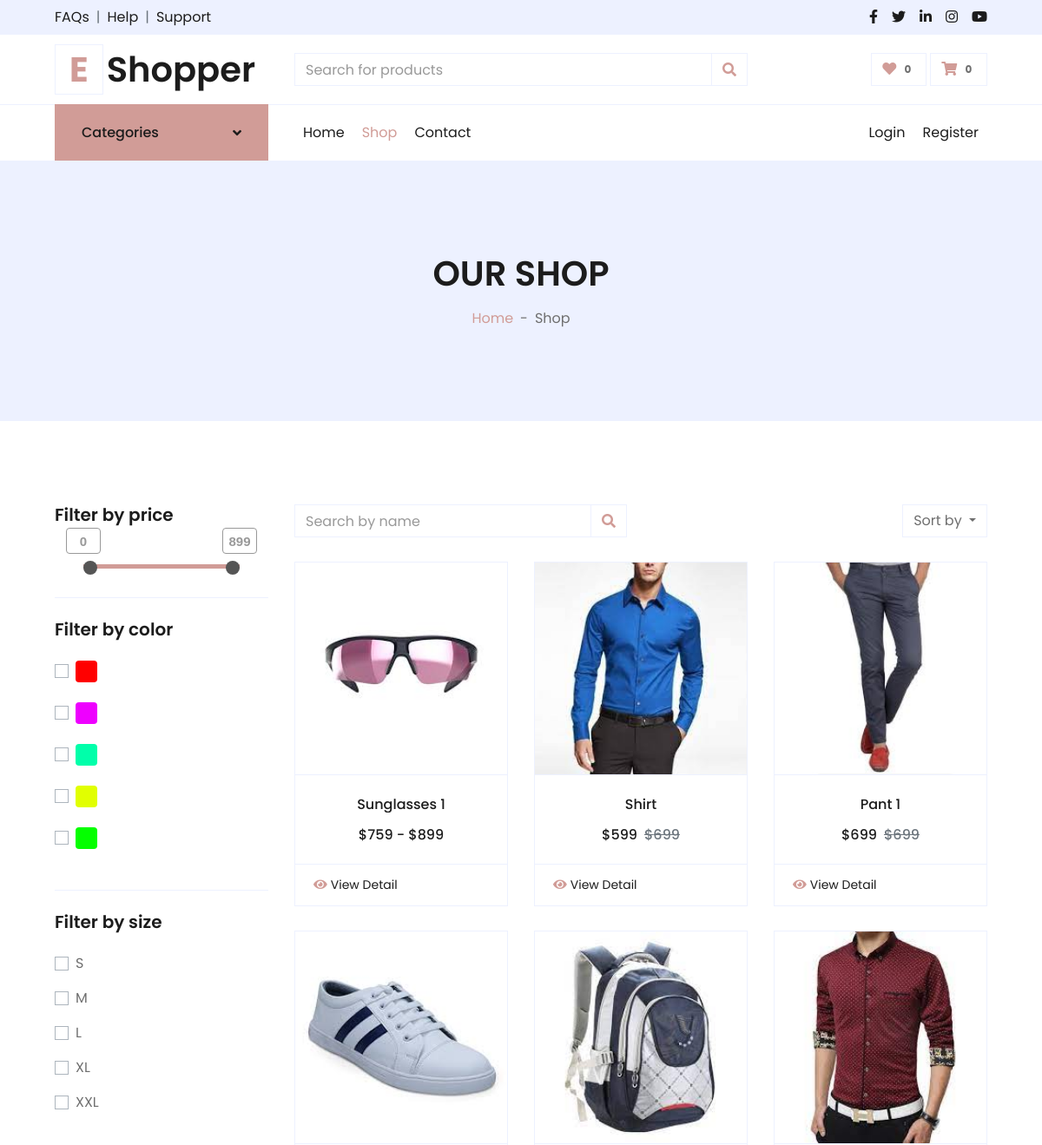
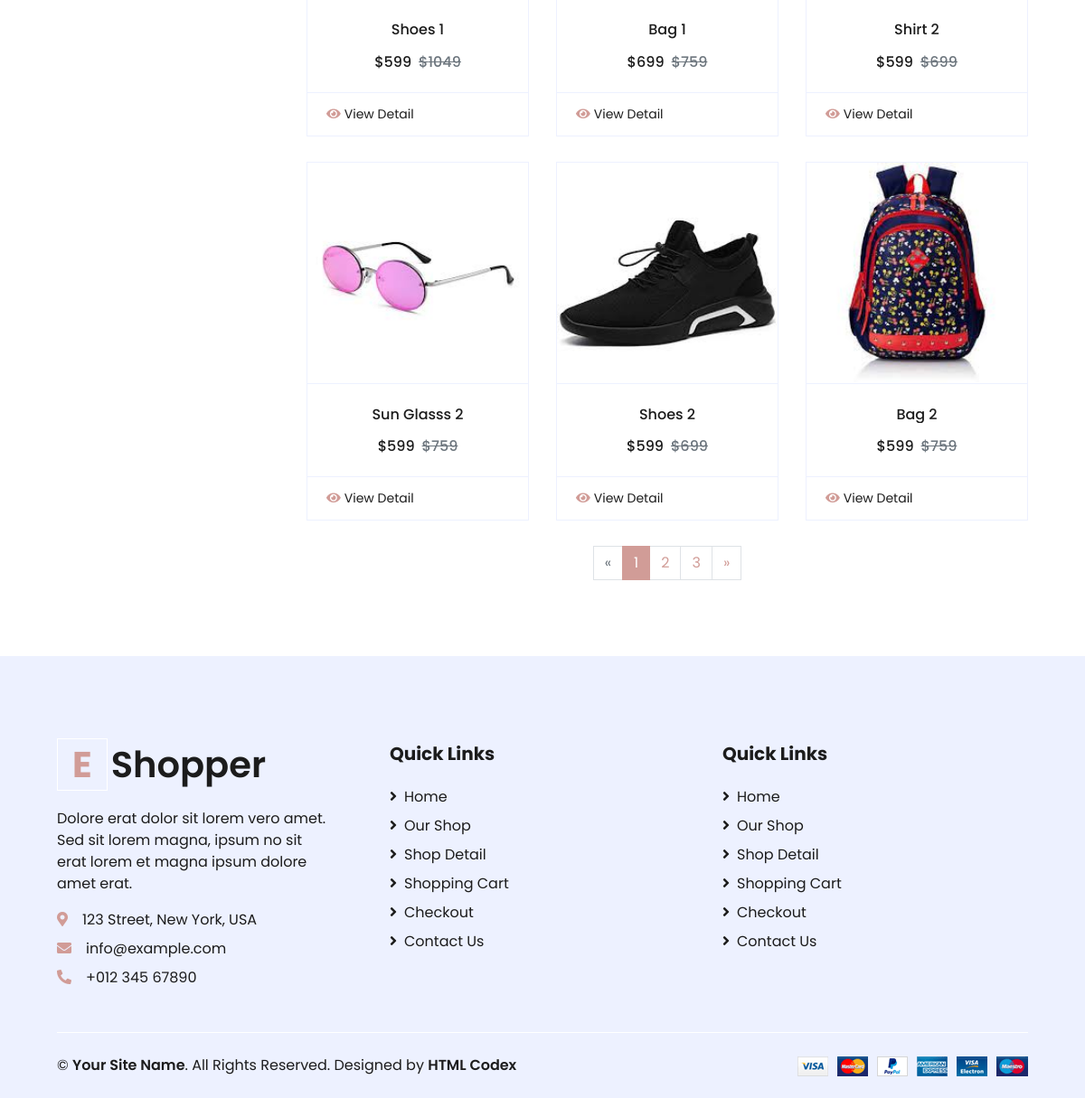
The page /shop.php on the database its author committed (2 pictures, top to bottom).
### tables this page shows
CREATE TABLE `variant_details` (
  `id` int(11) NOT NULL,
  `vid` int(11) NOT NULL,
  `type` varchar(80) NOT NULL,
  `v_value` varchar(80) NOT NULL
);

CREATE TABLE `product` (
  `id` int(11) NOT NULL,
  `title` varchar(80) NOT NULL,
  `slug` varchar(80) NOT NULL,
  `cid` int(11) NOT NULL,
  `bid` int(11) NOT NULL,
  `stock` int(11) NOT NULL,
  `price` int(11) NOT NULL,
  `sale_price` int(11) NOT NULL,
  `img_name` varchar(255) NOT NULL,
  `status` int(11) NOT NULL,
  `description` text NOT NULL
);

### shop.php (the view, shortened to what this page needs)
<!DOCTYPE html>
<html lang="en">
<head>
    <link href="https://cdnjs.cloudflare.com/ajax/libs/font-awesome/5.10.0/css/all.min.css" rel="stylesheet">
    <link href="lib/owlcarousel/assets/owl.carousel.min.css" rel="stylesheet">
    <link href="css/style.css" rel="stylesheet">
    <link rel="stylesheet" href="./css/double_range_slider.css">
</head>
<body>
    <?php
        require './includes/topbar.php';
    ?>
    <div class="container-fluid">
        <div class="row border-top px-xl-5">
            <div class="col-lg-3 d-none d-lg-block">
                <a class="btn shadow-none d-flex align-items-center justify-content-between bg-primary text-white w-100" data-toggle="collapse" href="#navbar-vertical" style="height: 65px; margin-top: -1px; padding: 0 30px;">
                    <h6 class="m-0">Categories</h6>
                    <i class="fa fa-angle-down text-dark"></i>
                </a>
                <?php
                    require './includes/category.php';
                ?>
            </div>
            <div class="col-lg-9">
                <nav class="navbar navbar-expand-lg bg-light navbar-light py-3 py-lg-0 px-0">
                    <?php
                        require './includes/navbar.php';
                    ?>
                </nav>
            </div>
        </div>
    </div>
    <div class="container-fluid bg-secondary mb-5">
        <div class="d-flex flex-column align-items-center justify-content-center" style="min-height: 300px">
            <h1 class="font-weight-semi-bold text-uppercase mb-3">Our Shop</h1>
            <div class="d-inline-flex">
                <p class="m-0"><a href="./index.php">Home</a></p>
                <p class="m-0 px-2">-</p>
                <p class="m-0">Shop</p>
            </div>
        </div>
    </div>
    <div class="container-fluid pt-5">
        <div class="row px-xl-5">
            <div class="col-lg-3 col-md-12" id="filter-container">
                <form id="filter-form">
                    <div class="border-bottom mb-4 pb-4">
                        <h5 class="font-weight-semi-bold mb-4">Filter by price</h5>
                        <?php
                            $sql = 'SELECT max(sale_price) FROM product WHERE status=1';
                            $result = mysqli_query($conn, $sql);
                            $sql2 = 'SELECT max(price) FROM product_variant WHERE status=1';
                            $result2 = mysqli_query($conn, $sql2);
                            if($result && $result2) {
                                $row = mysqli_fetch_assoc($result);
                                $max_price1 = $row['max(sale_price)'];
                                $row2 = mysqli_fetch_assoc($result2);
                                $max_price2 = $row2['max(price)'];
                                $max_price = max($max_price1, $max_price2);
                            }
                        ?>
                        <section class="range-slider mx-auto" id="price-slider">
                            <span class="output outputOne"></span>
                            <span class="output outputTwo"><?php echo $max_price; ?></span>
                            <span class="incl-range"></span>
                        </section>
                    </div>
                    <div class="border-bottom mb-4 pb-4">
                        <h5 class="font-weight-semi-bold mb-4">Filter by color</h5>
                        <?php
                            $sql = 'SELECT * FROM variant_details WHERE vid=1';
                            $result = mysqli_query($conn, $sql);
                            if($result && mysqli_num_rows($result) > 0) {
                                while($row = mysqli_fetch_assoc($result)) {
                                    $id = $row['id'];
                                    $value = $row['v_value'];
                                    ?>
                                    <div class="custom-control custom-checkbox d-flex align-items-center justify-content-between mb-3">
                                        <label class="custom-control-label" for="color_<?php echo $id; ?>"><span style=" display: inline-block; width: 25px; height:25px; border-radius:4px; background-color: <?php echo $value; ?>"></span></label>
                                    </div>
                                    <?php
                                }
                            }
                        ?>
                    </div>
                    <div class="mb-5">
                        <h5 class="font-weight-semi-bold mb-4">Filter by size</h5>
                        <?php
                            $sql = 'SELECT * FROM variant_details WHERE vid=2';
                            $result = mysqli_query($conn, $sql);
                            if($result && mysqli_num_rows($result) > 0) {
                                while($row = mysqli_fetch_assoc($result)) {
                                    $id = $row['id'];
                                    $value = $row['v_value'];
                                    ?>
                                    <div class="custom-control custom-checkbox d-flex align-items-center justify-content-between mb-3">
                                        <label class="custom-control-label" for="color_<?php echo $id; ?>"><?php echo $value; ?></label>
                                    </div>
                                    <?php
                                }
                            }
                        ?>
                    </div>
                </form>
            </div>
            <div class="col-lg-9 col-md-12">
                <div class="row pb-3" id="product-list">
                    <div class="col-12 pb-1">
                        <div class="d-flex align-items-center justify-content-between mb-4">
                            <form action="">
                                <div class="input-group">
                                    <input type="text" class="form-control" placeholder="Search by name">
                                    <div class="input-group-append">
                                        <span class="input-group-text bg-transparent text-primary">
                                            <i class="fa fa-search"></i>
                                        </span>
                                    </div>
                                </div>
                            </form>
                            <div class="dropdown ml-4">
                                <button class="btn border dropdown-toggle" type="button" id="triggerId" data-toggle="dropdown" aria-haspopup="true"
                                        aria-expanded="false">
                                            Sort by
                                        </button>
                            </div>
                        </div>
                    </div>
                    <?php
                        $sql = "SELECT * FROM product WHERE status = 1";
                        $result = mysqli_query($conn,$sql);
                        if($result && mysqli_num_rows($result) > 0) {
                            echo fetch_product($result);
                        }
                        function fetch_product($result) {
                            $output = '';
                            global $conn;
                            while($row = $result->fetch_assoc()) {
                                $id = $row['id'];
                                $title = $row['title'];
                                $price = $row['price'];
                                $sale_price = $row['sale_price'];
                                $img_name = $row['img_name'];
                                $price_html = '';
                                $sql2 = "SELECT * FROM product_variant WHERE pid = ".$id;
                                $result2 = mysqli_query($conn,$sql2);
                                if($result2 && mysqli_num_rows($result2) > 0) {
                                    $sql2 = 'SELECT min(price), max(price) FROM product_variant WHERE pid = '.$id;
                                    $result2 = mysqli_query($conn, $sql2);
                                    if($result2 && mysqli_num_rows($result2) > 0) {
                                        $row2 = $result2->fetch_assoc();
                                        $price_html = '<h6>$'.$row2['min(price)'].' - $'.$row2['max(price)'].'</h6>';
                                    }
                                } else {
                                    $price_html = '<h6>$'.$sale_price.'</h6><h6 class="text-muted ml-2"><del>$'.$price.'</del></h6>';
                                }
                                $output .= '
                                    <div class="col-lg-4 col-md-6 col-sm-12 pb-1 product_list product" id='.$id.'>
                                        <div class="card product-item border-0 mb-4">
                                            <div class="card-header product-img position-relative overflow-hidden bg-transparent border p-0">
                                                <a href="./detail.php?id='.$id.'"><img class="img-fluid w-100" src="./admin/uploads/product/'.$img_name.'" alt=""></a>
                                            </div>
                                            <div class="card-body border-left border-right text-center p-0 pt-4 pb-3">
                                                <h6 class="text-truncate mb-3">'.$title.'</h6>
                                                <div class="d-flex justify-content-center">
                                                    '.$price_html.'
                                                </div>
                                            </div>
                                            <div class="card-footer d-flex justify-content-between bg-light border">
                                                <a href="./detail.php?id='.$id.'" class="btn btn-sm text-dark p-0"><i class="fas fa-eye text-primary mr-1"></i>View Detail</a>
                                            </div>
                                        </div>
                                    </div>
                                ';
                            }
                            return $output;
                        }
                    ?>
                    <div class="col-12 pb-1 product_list">
                        <nav aria-label="Page navigation">
                          <ul class="pagination justify-content-center mb-3">
                            <li class="page-item disabled">
                              <a class="page-link" href="#" aria-label="Previous">
                                <span aria-hidden="true">&laquo;</span>
                              </a>
                            </li>
                            <li class="page-item active"><a class="page-link" href="#">1</a></li>
                            <li class="page-item"><a class="page-link" href="#">2</a></li>
                            <li class="page-item"><a class="page-link" href="#">3</a></li>
                            <li class="page-item">
                              <a class="page-link" href="#" aria-label="Next">
                                <span aria-hidden="true">&raquo;</span>
                              </a>
                            </li>
                          </ul>
                        </nav>
                    </div>
                </div>
            </div>
        </div>
    </div>
    <?php
        require './includes/footer.php';
    ?>
</body>
</html>

### css/double_range_slider.css (style rules this page uses)
.range-slider { position: relative; width: 15vw; height: 35px; text-align: center; }
.output { position: absolute; border:1px solid #999; width: 40px; height: 30px; text-align: center; color: #999; border-radius: 4px; display: inline-block; font: bold 15px/30px Helvetica, Arial; bottom: 75%; left: 50%; transform: translate(-50%, 0); }
.output.outputTwo { left: 100%; }
.full-range, .incl-range { width: 100%; height: 5px; left: 0; top: 21px; position: absolute; background: #DDD; }
.incl-range { background: #D19C97; }

### rows shown on the page
variant_details: v_value "S"
variant_details: v_value "M"
variant_details: v_value "L"
variant_details: v_value "XL"
variant_details: v_value "XXL"
product: img_name (picture), title "Sunglasses 1", min "759", max "899"
product: img_name (picture), title "Shirt", sale_price "599", price "699"
product: img_name (picture), title "Pant 1", sale_price "699", price "699"
product: img_name (picture), title "Shoes 1", sale_price "599", price "1049"
product: img_name (picture), title "Bag 1", sale_price "699", price "759"
product: img_name (picture), title "Shirt 2", sale_price "599", price "699"
product: img_name (picture), title "Sun Glasss 2", sale_price "599", price "759"
product: img_name (picture), title "Shoes 2", sale_price "599", price "699"
product: img_name (picture), title "Bag 2", sale_price "599", price "759"

### other values the page prints
$max_price "899"
